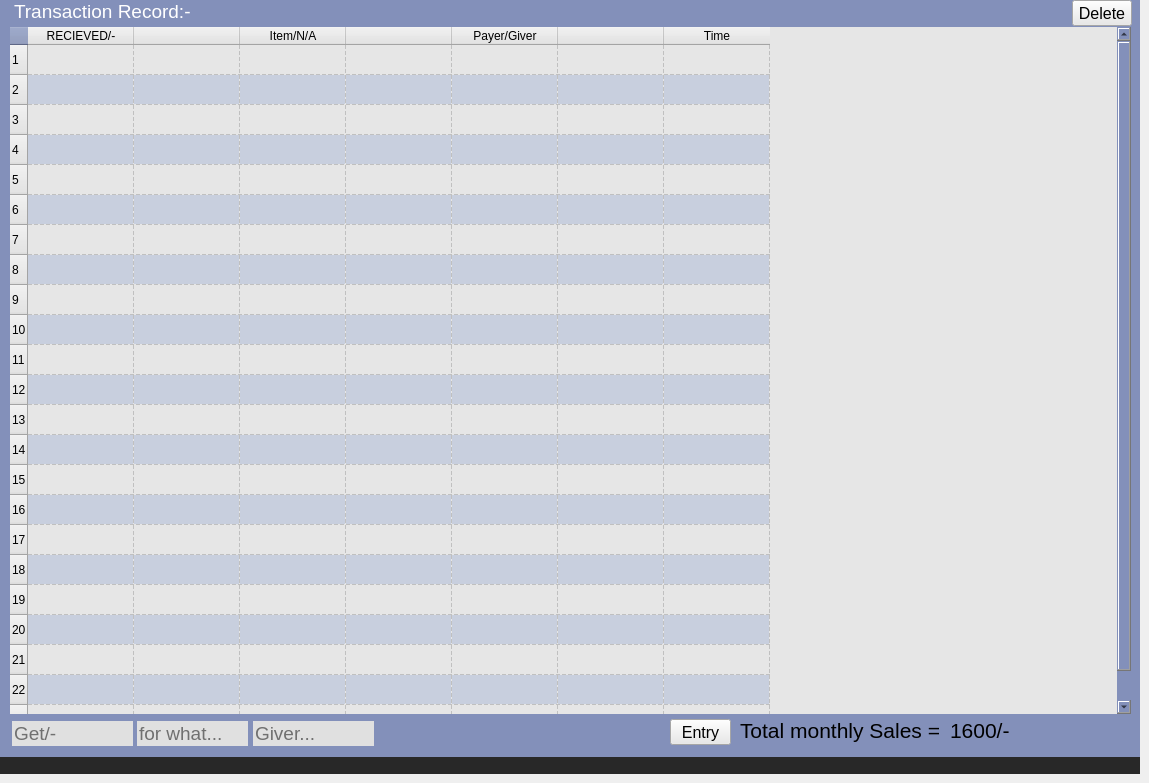
    <widget class="QWidget" name="tab_8">
     <attribute name="title">
      <string>Banking</string>
     </attribute>
     <widget class="QWidget" name="widget_graph_4" native="true">
      <property name="geometry">
       <rect>
        <x>0</x>
        <y>0</y>
        <width>1140</width>
        <height>774</height>
       </rect>
      </property>
      <property name="styleSheet">
       <string notr="true">background-color: rgb(40, 40, 40);</string>
      </property>
      <widget class="QWidget" name="widget_7" native="true">
       <property name="geometry">
        <rect>
         <x>0</x>
         <y>0</y>
         <width>1140</width>
         <height>757</height>
        </rect>
       </property>
       <property name="styleSheet">
        <string notr="true">background-color: rgb(131, 144, 186);</string>
       </property>
       <widget class="QLabel" name="label_extra_gains_2">
        <property name="geometry">
         <rect>
          <x>14</x>
          <y>-4</y>
          <width>181</width>
          <height>31</height>
         </rect>
        </property>
        <property name="font">
         <font>
          <pointsize>14</pointsize>
         </font>
        </property>
        <property name="styleSheet">
         <string notr="true">color: rgb(255, 255, 255);</string>
        </property>
        <property name="text">
         <string>Transaction Record:-</string>
        </property>
       </widget>
       <widget class="QLabel" name="label_monthly_gains_2">
        <property name="geometry">
         <rect>
          <x>740</x>
          <y>715</y>
          <width>201</width>
          <height>31</height>
         </rect>
        </property>
        <property name="font">
         <font>
          <pointsize>16</pointsize>
         </font>
        </property>
        <property name="styleSheet">
         <string notr="true">
color: rgb(0, 0, 0);</string>
        </property>
        <property name="text">
         <string>Total monthly Sales = </string>
        </property>
       </widget>
       <widget class="QLabel" name="label_total_gains_2">
        <property name="geometry">
         <rect>
          <x>950</x>
          <y>720</y>
          <width>171</width>
          <height>21</height>
         </rect>
        </property>
        <property name="font">
         <font>
          <pointsize>16</pointsize>
         </font>
        </property>
        <property name="styleSheet">
         <string notr="true">color: rgb(0, 0, 0);</string>
        </property>
        <property name="text">
         <string>1600/-</string>
        </property>
       </widget>
       <widget class="QTableWidget" name="tableWidget_3">
        <property name="geometry">
         <rect>
          <x>10</x>
          <y>27</y>
          <width>1121</width>
          <height>687</height>
         </rect>
        </property>
        <property name="font">
         <font>
          <pointsize>16</pointsize>
         </font>
        </property>
        <property name="layoutDirection">
         <enum>Qt::LayoutDirection::LeftToRight</enum>
        </property>
        <property name="styleSheet">
         <string notr="true">background-color: rgb(230, 230, 230);
color: rgb(0, 0, 0);
alternate-background-color: rgb(200, 207, 222);</string>
        </property>
        <property name="frameShape">
         <enum>QFrame::Shape::NoFrame</enum>
        </property>
        <property name="frameShadow">
         <enum>QFrame::Shadow::Plain</enum>
        </property>
        <property name="lineWidth">
         <number>1</number>
        </property>
        <property name="midLineWidth">
         <number>0</number>
        </property>
        <property name="alternatingRowColors">
         <bool>true</bool>
        </property>
        <property name="selectionMode">
         <enum>QAbstractItemView::SelectionMode::ContiguousSelection</enum>
        </property>
        <property name="selectionBehavior">
         <enum>QAbstractItemView::SelectionBehavior::SelectRows</enum>
        </property>
        <property name="showGrid">
         <bool>true</bool>
        </property>
        <property name="gridStyle">
         <enum>Qt::PenStyle::DashLine</enum>
        </property>
        <property name="sortingEnabled">
         <bool>false</bool>
        </property>
        <property name="rowCount">
         <number>23</number>
        </property>
        <property name="columnCount">
         <number>7</number>
        </property>
        <attribute name="horizontalHeaderCascadingSectionResizes">
         <bool>false</bool>
        </attribute>
        <attribute name="horizontalHeaderMinimumSectionSize">
         <number>41</number>
        </attribute>
        <attribute name="horizontalHeaderDefaultSectionSize">
         <number>106</number>
        </attribute>
        <attribute name="horizontalHeaderStretchLastSection">
         <bool>false</bool>
        </attribute>
        <attribute name="verticalHeaderDefaultSectionSize">
         <number>30</number>
        </attribute>
        <attribute name="verticalHeaderStretchLastSection">
         <bool>false</bool>
        </attribute>
        <row/>
        <row/>
        <row/>
        <row/>
        <row/>
        <row/>
        <row/>
        <row/>
        <row/>
        <row/>
        <row/>
        <row/>
        <row/>
        <row/>
        <row/>
        <row/>
        <row/>
        <row/>
        <row/>
        <row/>
        <row/>
        <row/>
        <row/>
        <column>
         <property name="text">
          <string>RECIEVED/-</string>
         </property>
         <property name="font">
          <font>
           <pointsize>9</pointsize>
          </font>
         </property>
        </column>
        <column>
         <property name="text">
          <string/>
         </property>
        </column>
        <column>
         <property name="text">
          <string>Item/N/A</string>
         </property>
        </column>
        <column>
         <property name="text">
          <string/>
         </property>
        </column>
        <column>
         <property name="text">
          <string>Payer/Giver</string>
         </property>
        </column>
        <column>
         <property name="text">
          <string/>
         </property>
        </column>
        <column>
         <property name="text">
          <string>Time</string>
         </property>
        </column>
       </widget>
       <widget class="QLineEdit" name="lineEdit_get_2">
        <property name="geometry">
         <rect>
          <x>12</x>
          <y>721</y>
          <width>121</width>
          <height>25</height>
         </rect>
        </property>
        <property name="sizePolicy">
         <sizepolicy hsizetype="Fixed" vsizetype="Fixed">
          <horstretch>0</horstretch>
          <verstretch>0</verstretch>
         </sizepolicy>
        </property>
        <property name="minimumSize">
         <size>
          <width>0</width>
          <height>0</height>
         </size>
        </property>
        <property name="maximumSize">
         <size>
          <width>1920</width>
          <height>70</height>
         </size>
        </property>
        <property name="font">
         <font>
          <pointsize>14</pointsize>
         </font>
        </property>
        <property name="contextMenuPolicy">
         <enum>Qt::ContextMenuPolicy::NoContextMenu</enum>
        </property>
        <property name="styleSheet">
         <string notr="true">background-color: rgb(224, 224, 224);
color: rgb(0, 0, 0);</string>
        </property>
        <property name="text">
         <string/>
        </property>
        <property name="maxLength">
         <number>1000</number>
        </property>
        <property name="frame">
         <bool>false</bool>
        </property>
        <property name="echoMode">
         <enum>QLineEdit::EchoMode::Normal</enum>
        </property>
        <property name="cursorPosition">
         <number>0</number>
        </property>
        <property name="dragEnabled">
         <bool>true</bool>
        </property>
        <property name="placeholderText">
         <string>Get/-</string>
        </property>
        <property name="cursorMoveStyle">
         <enum>Qt::CursorMoveStyle::LogicalMoveStyle</enum>
        </property>
        <property name="clearButtonEnabled">
         <bool>false</bool>
        </property>
       </widget>
       <widget class="QToolButton" name="toolButton_save2_2">
        <property name="geometry">
         <rect>
          <x>670</x>
          <y>719</y>
          <width>61</width>
          <height>26</height>
         </rect>
        </property>
        <property name="font">
         <font>
          <pointsize>12</pointsize>
         </font>
        </property>
        <property name="styleSheet">
         <string notr="true">background-color: rgb(232, 232, 232);
color: rgb(0, 0, 0);</string>
        </property>
        <property name="text">
         <string>Entry</string>
        </property>
       </widget>
       <widget class="QLineEdit" name="lineEdit_for_what_2">
        <property name="geometry">
         <rect>
          <x>137</x>
          <y>721</y>
          <width>111</width>
          <height>25</height>
         </rect>
        </property>
        <property name="sizePolicy">
         <sizepolicy hsizetype="Fixed" vsizetype="Fixed">
          <horstretch>0</horstretch>
          <verstretch>0</verstretch>
         </sizepolicy>
        </property>
        <property name="minimumSize">
         <size>
          <width>0</width>
          <height>0</height>
         </size>
        </property>
        <property name="maximumSize">
         <size>
          <width>1920</width>
          <height>70</height>
         </size>
        </property>
        <property name="font">
         <font>
          <pointsize>14</pointsize>
         </font>
        </property>
        <property name="contextMenuPolicy">
         <enum>Qt::ContextMenuPolicy::NoContextMenu</enum>
        </property>
        <property name="styleSheet">
         <string notr="true">background-color: rgb(224, 224, 224);
color: rgb(0, 0, 0);</string>
        </property>
        <property name="text">
         <string/>
        </property>
        <property name="maxLength">
         <number>1000</number>
        </property>
        <property name="frame">
         <bool>false</bool>
        </property>
        <property name="echoMode">
         <enum>QLineEdit::EchoMode::Normal</enum>
        </property>
        <property name="cursorPosition">
         <number>0</number>
        </property>
        <property name="dragEnabled">
         <bool>true</bool>
        </property>
        <property name="placeholderText">
         <string>for what...</string>
        </property>
        <property name="cursorMoveStyle">
         <enum>Qt::CursorMoveStyle::LogicalMoveStyle</enum>
        </property>
        <property name="clearButtonEnabled">
         <bool>false</bool>
        </property>
       </widget>
       <widget class="QLineEdit" name="lineEdit_giver_2">
        <property name="geometry">
         <rect>
          <x>253</x>
          <y>721</y>
          <width>121</width>
          <height>25</height>
         </rect>
        </property>
        <property name="sizePolicy">
         <sizepolicy hsizetype="Fixed" vsizetype="Fixed">
          <horstretch>0</horstretch>
          <verstretch>0</verstretch>
         </sizepolicy>
        </property>
        <property name="minimumSize">
         <size>
          <width>0</width>
          <height>0</height>
         </size>
        </property>
        <property name="maximumSize">
         <size>
          <width>1920</width>
          <height>70</height>
         </size>
        </property>
        <property name="font">
         <font>
          <pointsize>14</pointsize>
         </font>
        </property>
        <property name="contextMenuPolicy">
         <enum>Qt::ContextMenuPolicy::NoContextMenu</enum>
        </property>
        <property name="styleSheet">
         <string notr="true">background-color: rgb(224, 224, 224);
color: rgb(0, 0, 0);</string>
        </property>
        <property name="text">
         <string/>
        </property>
        <property name="maxLength">
         <number>1000</number>
        </property>
        <property name="frame">
         <bool>false</bool>
        </property>
        <property name="echoMode">
         <enum>QLineEdit::EchoMode::Normal</enum>
        </property>
        <property name="cursorPosition">
         <number>0</number>
        </property>
        <property name="dragEnabled">
         <bool>true</bool>
        </property>
        <property name="placeholderText">
         <string>Giver...</string>
        </property>
        <property name="cursorMoveStyle">
         <enum>Qt::CursorMoveStyle::LogicalMoveStyle</enum>
        </property>
        <property name="clearButtonEnabled">
         <bool>false</bool>
        </property>
       </widget>
       <widget class="QToolButton" name="toolButton_del_row_3">
        <property name="geometry">
         <rect>
          <x>1072</x>
          <y>0</y>
          <width>60</width>
          <height>26</height>
         </rect>
        </property>
        <property name="font">
         <font>
          <pointsize>12</pointsize>
         </font>
        </property>
        <property name="styleSheet">
         <string notr="true">background-color: rgb(232, 232, 232);
color: rgb(0, 0, 0);</string>
        </property>
        <property name="text">
         <string>Delete</string>
        </property>
       </widget>
      </widget>
     </widget>
    </widget>
